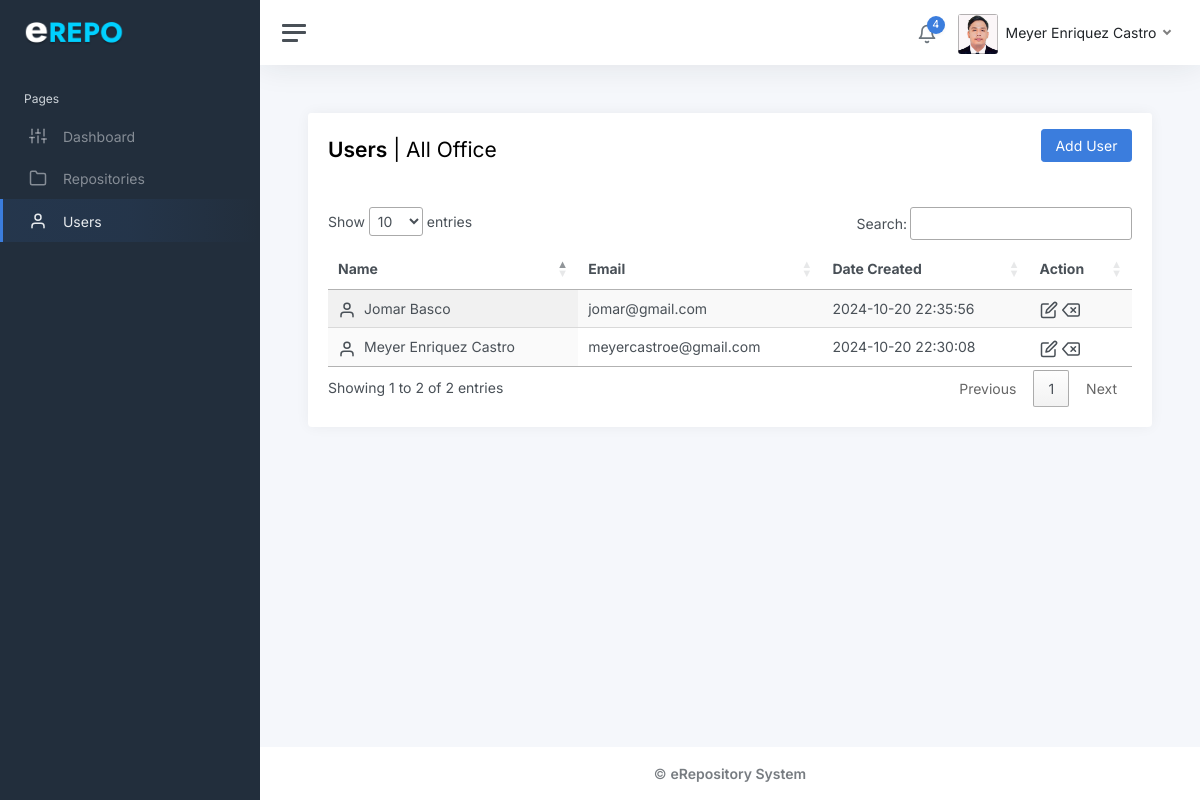
The app's page /frontend/user.php (signed in), older data.
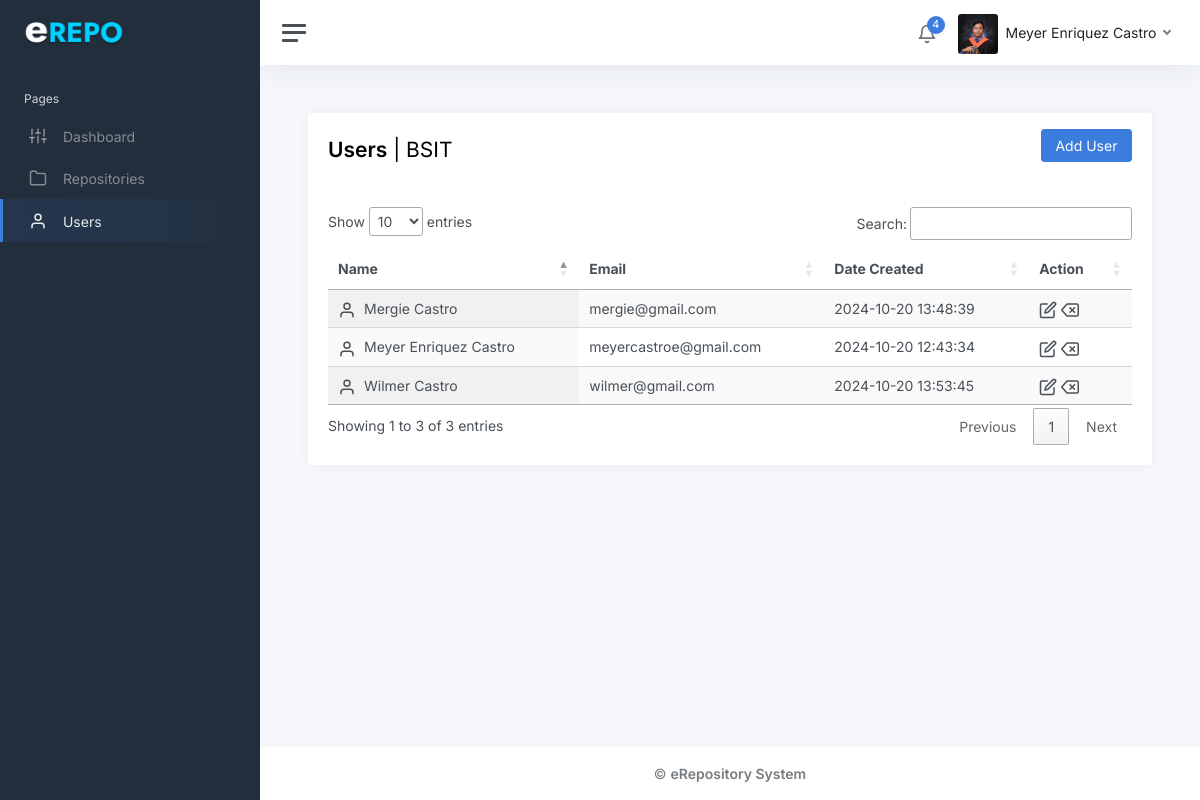
The same page, newer data.
### tables this page shows
CREATE TABLE `users` (
  `id` int(11) NOT NULL,
  `full_name` varchar(100) NOT NULL,
  `email` varchar(100) NOT NULL,
  `password` varchar(255) NOT NULL,
  `profile_picture` varchar(255) DEFAULT NULL,
  `accesstype_id` int(11) DEFAULT NULL,
  `office_id` int(11) DEFAULT NULL,
  `dateCreated` timestamp NOT NULL DEFAULT current_timestamp()
);

CREATE TABLE `offices` (
  `office_id` int(11) NOT NULL,
  `officeName` varchar(200) NOT NULL,
  `officeCode` varchar(50) NOT NULL
);

### backend/function.php (called while the page is built, shortened)
<?php
function OfficeName($id){
    global $conn;
    $query = 'SELECT officeCode FROM offices WHERE office_id=?';
    $stmt = $conn->prepare($query);
    $stmt->bind_param('i', $id);
    $stmt->execute();
    $stmt->bind_result($officeName);
    return $officeName;
}
?>

### frontend/user.php (the view, shortened to what this page needs)
<?php include'../backend/session.php';
include '../backend/db.php';
include "../backEnd/function.php";
?>
<!DOCTYPE html>
<html lang="en">
<head>
	<link rel="stylesheet" href="https://stackpath.bootstrapcdn.com/bootstrap/4.5.2/css/bootstrap.min.css">
	<link rel="stylesheet" href="https://cdn.datatables.net/1.13.1/css/jquery.dataTables.min.css">
	<link href="../static/css/app.css" rel="stylesheet">
</head>
<body>
	<div class="wrapper">
    <?php include'nav.php';?>
		<div class="main">
        <?php include'header-nav.php';?>
			<main class="content">
				<div class="container-fluid p-0">
					<div class="row">
						<div class="col-12">
							<div class="card">
								<div class="card-header">
									<div class="row">
										<div class="col-6">
										<h1 class="h3 mt-2"><strong>Users</strong> |
										<?php
										if (isset($_SESSION['id'])) {
										$user_id = $_SESSION['id'];
										$query = "SELECT * FROM users WHERE id = '$user_id'";
										$result = $conn->query($query);
										if ($result->num_rows == 1) {
										$user_data = $result->fetch_assoc();
										$office_id = $user_data['office_id'];
										if ($office_id == 0) {
											echo "All Offices";
										} else{
											echo officeName($user_data['office_id']);
										}
										}
										}
										?>
										</h1>
										</div>
										<div class="col-6">
											<button type="button" class="btn btn-primary float-end"
											data-bs-toggle="modal" data-bs-target="#addUserModal">Add User</button>
									</div>
									</div>
								</div>
								<div class="card-body">
								<div class="table-responsive">
								<table id="usersTable" class="display">
        <thead>
            <tr>
                <th>Name</th>
                <th>Email</th>
                <th>Date Created</th>
                <th>Action</th>
            </tr>
        </thead>
        <tbody>
            <?php
			$sql = "SELECT * FROM users";
			$result = $conn->query($sql);
            if ($result->num_rows > 0) {
                while($row = $result->fetch_assoc()) {
                    echo '<tr>
        <td><i class="align-middle mr-2" data-feather="user"></i>' . htmlspecialchars($row['full_name']) . '</td>
        <td>' . htmlspecialchars($row['email']) . '</td>
        <td>' . htmlspecialchars($row['dateCreated']) . '</td>
        <td>
            <i class="align-middle" type="button" data-bs-toggle="modal"
               data-bs-target="#editModal"
               onclick="setEditUserData(' . $row['id'] . ', \'' . addslashes($row['full_name']) . '\', \'' . addslashes($row['email']) . '\', ' . $row['office_id'] . ', ' . $row['accesstype_id'] . ')"
               data-feather="edit"></i>
            <i class="align-middle" type="button" data-bs-toggle="modal"
               data-bs-target="#deleteUserModal"
               onclick="setDeleteUserId(' . htmlspecialchars($row['id']) . ')"
               data-feather="delete"></i>
        </td>
      </tr>';
                }
            }
			?>
        </tbody>
    </table>
	</div>
								</div>
							</div>
						</div>
					</div>
				</div>
			</main>
			<?php include'footer.php'; ?>
		</div>
	</div>
</body>
</html>

### frontend/header-nav.php (shortened to what this page needs)
<?php
$stmt = $conn->prepare("SELECT * FROM users WHERE id = ?");
$stmt->bind_param("i", $_SESSION['id']);
$stmt->execute();
$result = $stmt->get_result();
$user = $result->fetch_assoc();
?>
<nav class="navbar navbar-expand navbar-light navbar-bg">
				<a class="sidebar-toggle js-sidebar-toggle">
          <i class="hamburger align-self-center"></i>
        </a>
				<div class="navbar-collapse collapse">
					<ul class="navbar-nav navbar-align">
						<li class="nav-item dropdown">
							<a class="nav-icon dropdown-toggle" href="#" id="alertsDropdown" data-bs-toggle="dropdown">
								<div class="position-relative">
									<i class="align-middle" data-feather="bell"></i>
									<span class="indicator">4</span>
								</div>
							</a>
						</li>
						<li class="nav-item dropdown">
                <a class="nav-link dropdown-toggle d-none d-sm-inline-block" href="#" data-bs-toggle="dropdown">
				<img src="../backend/<?php echo $user['profile_picture']; ?>"
     			class="avatar img-fluid rounded me-1"
    			alt="Profile Picture"
     			onerror="this.onerror=null; this.src='../backend/default.jpg';" />
                    <span class="text-dark"><?php echo htmlspecialchars($user['full_name']); ?></span>
                </a>
            </li>
        </ul>
    </div>
</nav>

Row changes from the older to the newer data that the page shows:
changed users "Meyer Enriquez Castro": profile_picture: a different picture; office.officeCode "All Office" → "BSIT"; dateCreated "2024-10-20 22:30:08" → "2024-10-20 12:43:34"
changed users: full_name "Jomar Basco" → "Mergie Castro"; email "jomar@gmail.com" → "mergie@gmail.com"; dateCreated "2024-10-20 22:35:56" → "2024-10-20 13:48:39"
added users: full_name "Wilmer Castro", email "wilmer@gmail.com", dateCreated "2024-10-20 13:53:45"
Text that changed along with them:
text written by a page script: "Show entries Search: Showing 1 to 2 of 2 entries Previous 1 Next" → "Show entries Search: Showing 1 to 3 of 3 entries Previous 1 Next"
